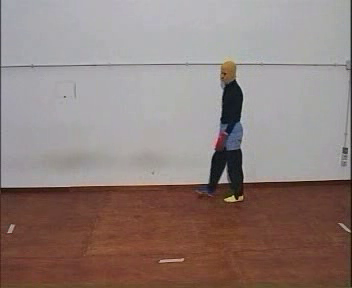
#> input picture frame 59 of 01_background_segmentation/videos/micro-dance.avi, 352 x 288 px
$ jupyter execute 01_background_subtraction.ipynb
#> lines starting #> are read from the running program, lines starting #| are printed output that depends on the picture
[cell 1]
import cv2
import sys
import numpy as np

[cell 2]
# Computing background subtraction
def background_subtraction(current_frame, background, threshold_value=30):

    # Conversion from color to grayscale
    if len(current_frame.shape) == 3:
        current_frame = cv2.cvtColor(current_frame, cv2.COLOR_BGR2GRAY)
    if len(background.shape) == 3:
        background = cv2.cvtColor(background, cv2.COLOR_BGR2GRAY)

    # Computing the absolute difference between the current frame and the background
    diff = cv2.absdiff(background, current_frame)

    # Applying the threshold to the difference image
    _, thresh = cv2.threshold(diff, threshold_value, 255, cv2.THRESH_BINARY)

    return current_frame, diff, thresh

[cell 3]
# Auxiliary functions
def nothing(x):
    pass

def stack_images_horizontal(images, scale=1.0):
    resized_images = []
    for img in images:
        if len(img.shape) == 2:  # grayscale
            img = cv2.cvtColor(img, cv2.COLOR_GRAY2BGR)
        img = cv2.resize(img, None, fx=scale, fy=scale)
        resized_images.append(img)
    return cv2.hconcat(resized_images)

def stack_images_vertical(images, scale=1.0):
    resized_images = []
    for img in images:
        if len(img.shape) == 2:  # grayscale
            img = cv2.cvtColor(img, cv2.COLOR_GRAY2BGR)
        img = cv2.resize(img, None, fx=scale, fy=scale)
        resized_images.append(img)
    return cv2.vconcat(resized_images)

[cell 4]
# Constants
base_path = "C:\\Users\\gualt\\OneDrive - unige.it\\work\\education\\courses\\multimodal_systems\\2025-2026\\practice_works\\"
video_path = "movement\\01_background_segmentation\\videos\\"
video_name = "micro-dance.avi"
live_input = False

[cell 5]
background = None
first_frame_set = False
threshold_value = 30

# Selecting the input source (either a file or a video camera)
if not live_input:
    path = base_path + video_path + video_name
    cap = cv2.VideoCapture(path)
    print(f"Processing file: {path}.")
else:
    cap = cv2.VideoCapture(0)
    print("Processing webcam input.")

# Checking for possible errors
if not cap.isOpened():
    print("Error in opening the video stream.")
    sys.exit()

# Creating the interface for the user
print("Press 's' to update the background. Press 'q' to quit the program.")
cv2.namedWindow("Simple background subtraction")
cv2.createTrackbar("Threshold", "Simple background subtraction", threshold_value, 255, nothing)

while True:

    # Getting the current frame
    ret, frame = cap.read()
#> frame is the input picture: shape (288, 352, 3); mean B, G, R 122.9, 127.4, 143.6
    if not ret:
        print("End of the video or error in reading a frame.")
        break

    # Resizing it
    frame = cv2.resize(frame, (640, 480))
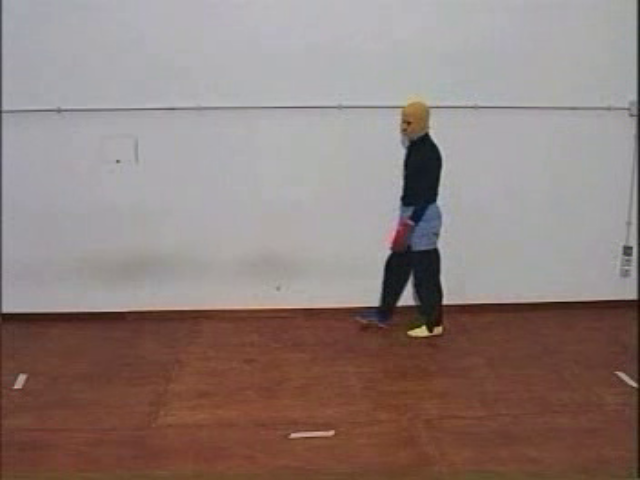
#> frame: shape (480, 640, 3); mean B, G, R 122.8, 127.4, 143.5

    # If this is the first frame, saving it as the background
    if not first_frame_set:
        background = frame
        first_frame_set = True
        print("First frame taken as the initial background.")

    # Getting the value the user set for the threshold and applying background subtraction
    threshold_value = cv2.getTrackbarPos("Threshold", "Simple background subtraction")
    gray_frame, diff, thresh = background_subtraction(frame, background, threshold_value)
#> in background_subtraction, `current_frame = cv2.cvtColor(current_frame, cv2.COLOR_BGR2GRAY)`:
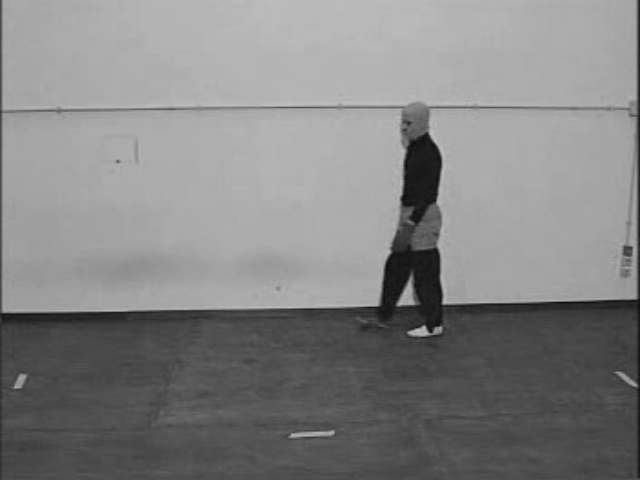
#> current_frame: shape (480, 640); min 6, max 199, mean 131.7
#> in background_subtraction, `diff = cv2.absdiff(background, current_frame)`: diff: shape (480, 640); every value is 0

    # Preparing visualization
    top_row = stack_images_horizontal([frame, background], scale=0.5)
#> the loop in stack_images_horizontal, `for img in images:` made 2 passes
#> after the loop in stack_images_horizontal, `for img in images:`: resized_images = 2 items
#> in stack_images_horizontal, `return cv2.hconcat(resized_images)`:
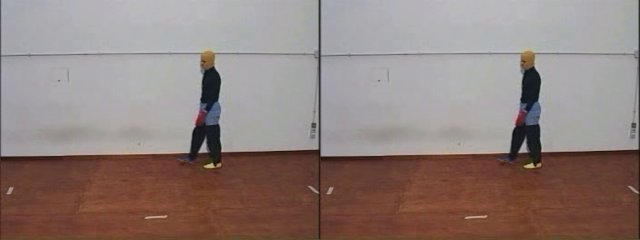
#> returned value: shape (240, 640, 3); mean of channels 0, 1, 2 122.9, 127.5, 143.6; drawn as B, G, R
    bottom_row = stack_images_horizontal([diff, thresh], scale=0.5)
#> the loop in stack_images_horizontal (call 2), `for img in images:` made 2 passes
#> in stack_images_horizontal (call 2), `return cv2.hconcat(resized_images)`: returned value: shape (240, 640, 3); every value is 0
    dashboard_img = stack_images_vertical([top_row, bottom_row])
#> the loop in stack_images_vertical, `for img in images:` made 2 passes
#> in stack_images_vertical, `return cv2.vconcat(resized_images)`:
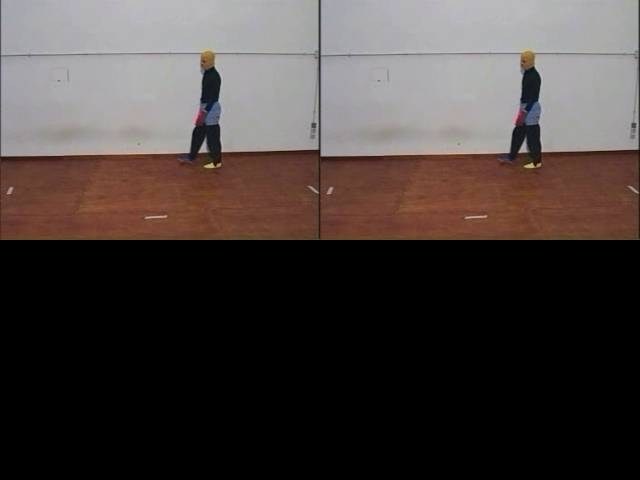
#> returned value: shape (480, 640, 3); mean of channels 0, 1, 2 61.5, 63.7, 71.8; drawn as B, G, R

    # Showing results
    cv2.imshow("Simple background subtraction", dashboard_img)

    # Checking input from the user to either update the background or leave the application
    key = cv2.waitKey(30) & 0xFF
#> (key q is pressed here)
    if key == ord('s'):
        background = cv2.cvtColor(frame, cv2.COLOR_BGR2GRAY)
        print("Background manually updated.")
    elif key == ord('q'):
        print("Quit the program.")
        break

# Closing everything
cap.release()
cv2.destroyAllWindows()

$ run again, starting later in the video
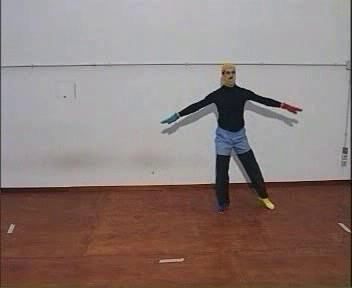
#> input picture frame 265 of 01_background_segmentation/videos/micro-dance.avi, 352 x 288 px
#> frame is the input picture: shape (288, 352, 3); mean B, G, R 120.7, 124.8, 140.7
#> frame: shape (480, 640, 3)
#> in background_subtraction, `current_frame = cv2.cvtColor(current_frame, cv2.COLOR_BGR2GRAY)`:
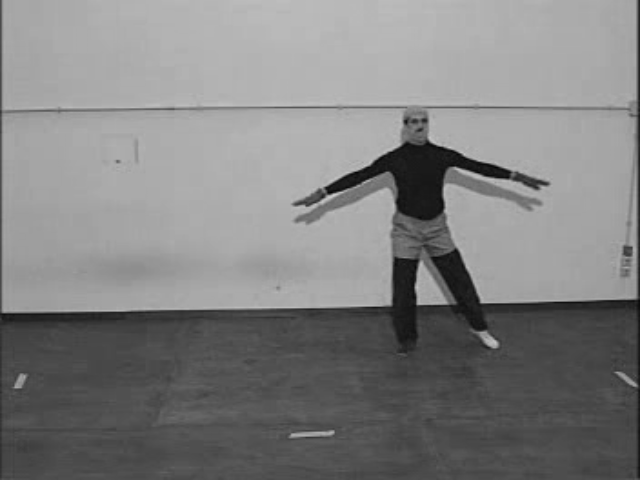
#> current_frame: shape (480, 640); min 4, max 206, mean 129
#> diff: shape (480, 640); every value is 0
#> the loop in stack_images_horizontal, `for img in images:` made 2 passes
#> after the loop in stack_images_horizontal, `for img in images:`: resized_images = 2 items
#> the loop in stack_images_horizontal (call 2), `for img in images:` made 2 passes
#> the loop in stack_images_vertical, `for img in images:` made 2 passes
#> in stack_images_vertical, `return cv2.vconcat(resized_images)`:
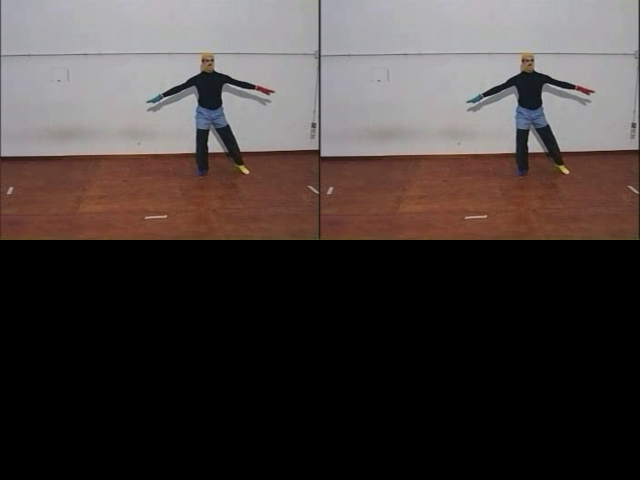
#> returned value: shape (480, 640, 3); mean of channels 0, 1, 2 60.4, 62.4, 70.4; drawn as B, G, R

$ run again, starting later in the video
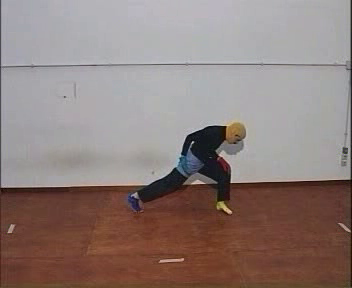
#> input picture frame 472 of 01_background_segmentation/videos/micro-dance.avi, 352 x 288 px
#> frame is the input picture: shape (288, 352, 3); mean B, G, R 122.5, 126.7, 142.5
#> frame: shape (480, 640, 3)
#> in background_subtraction, `current_frame = cv2.cvtColor(current_frame, cv2.COLOR_BGR2GRAY)`:
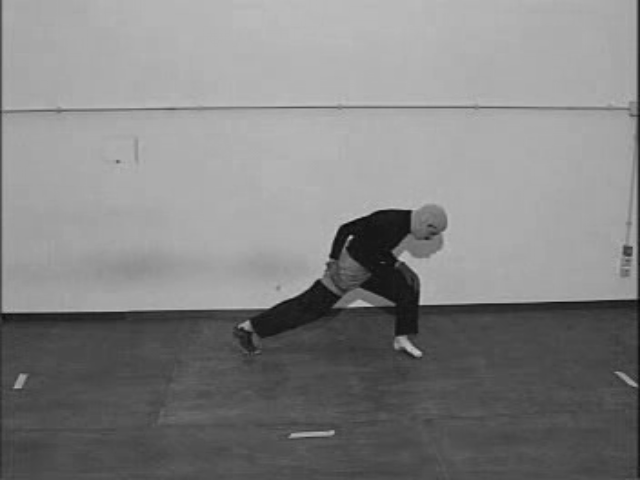
#> current_frame: shape (480, 640); min 3, max 201, mean 130.9
#> diff: shape (480, 640); every value is 0
#> the loop in stack_images_horizontal, `for img in images:` made 2 passes
#> after the loop in stack_images_horizontal, `for img in images:`: resized_images = 2 items
#> the loop in stack_images_horizontal (call 2), `for img in images:` made 2 passes
#> the loop in stack_images_vertical, `for img in images:` made 2 passes
#> in stack_images_vertical, `return cv2.vconcat(resized_images)`:
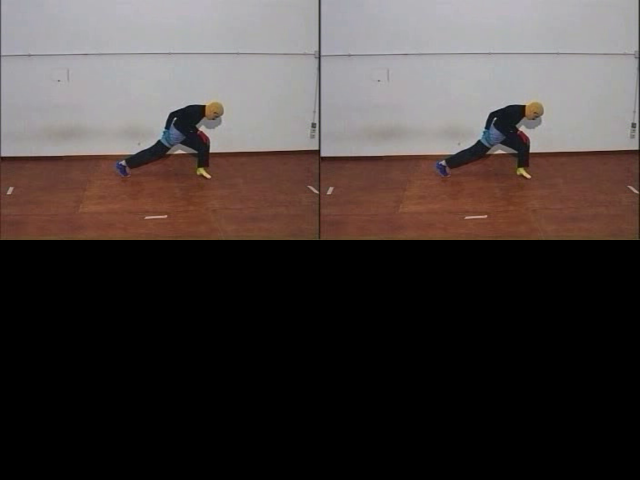
#> returned value: shape (480, 640, 3); mean of channels 0, 1, 2 61.3, 63.4, 71.3; drawn as B, G, R
